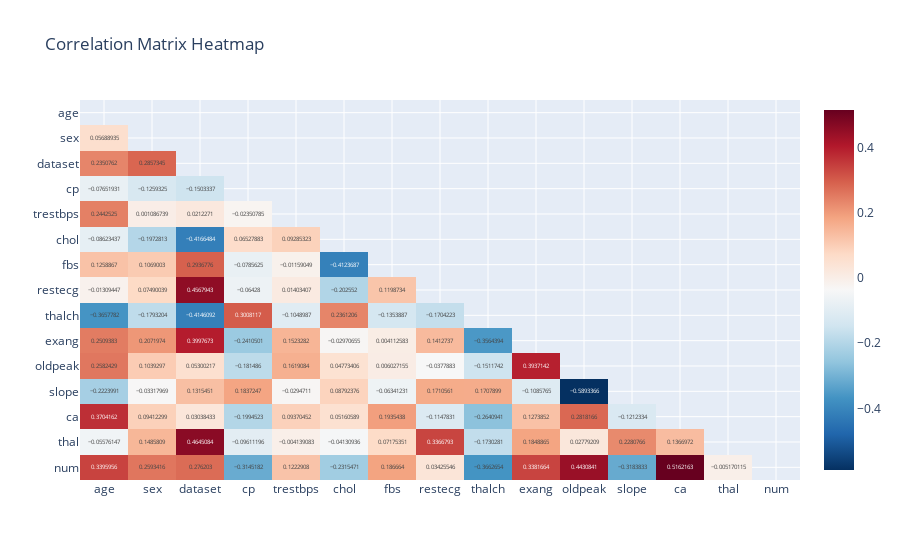

Notebook code for this chart:
### Code cell
import plotly.express as px
import numpy as np
import pandas as pd

#Drope id
df_no_id = df.drop('id', axis=1)

# Calculate the correlation matrix
corr_matrix = df_no_id.corr()

# Mask the upper triangle
mask = np.triu(np.ones_like(corr_matrix, dtype=bool))
corr_matrix_masked = corr_matrix.mask(mask)

# Create a heatmap of the correlation matrix using plotly
fig = px.imshow(corr_matrix_masked, 
                text_auto=True, 
                aspect="auto", 
                color_continuous_scale='RdBu_r', 
                title='Correlation Matrix Heatmap')

# Show the plot
fig.show()

### Figure 1 — Plotly figure (JSON) as saved in the notebook; plotly's stock layout.template omitted (floating-point values rounded to 4 significant figures; data arrays with more than 128 entries replaced by an {"elided": "..."} marker saying what was removed)
{"data": [{"coloraxis": "coloraxis", "hovertemplate": "x: %{x}<br>y: %{y}<br>color: %{z}<extra></extra>", "name": "0", "texttemplate": "%{z}", "type": "heatmap", "x": ["age", "sex", "dataset", "cp", "trestbps", "chol", "fbs", "restecg", "thalch", "exang", "oldpeak", "slope", "ca", "thal", "num"], "xaxis": "x", "y": ["age", "sex", "dataset", "cp", "trestbps", "chol", "fbs", "restecg", "thalch", "exang", "oldpeak", "slope", "ca", "thal", "num"], "yaxis": "y", "z": {"elided": "15x15 float values"}}], "layout": {"coloraxis": {"colorscale": [[0, "rgb(5,48,97)"], [0.1, "rgb(33,102,172)"], [0.2, "rgb(67,147,195)"], [0.3, "rgb(146,197,222)"], [0.4, "rgb(209,229,240)"], [0.5, "rgb(247,247,247)"], [0.6, "rgb(253,219,199)"], [0.7, "rgb(244,165,130)"], [0.8, "rgb(214,96,77)"], [0.9, "rgb(178,24,43)"], [1, "rgb(103,0,31)"]]}, "title": {"text": "Correlation Matrix Heatmap"}, "xaxis": {"anchor": "y", "domain": [0, 1]}, "yaxis": {"anchor": "x", "autorange": "reversed", "domain": [0, 1]}}}
